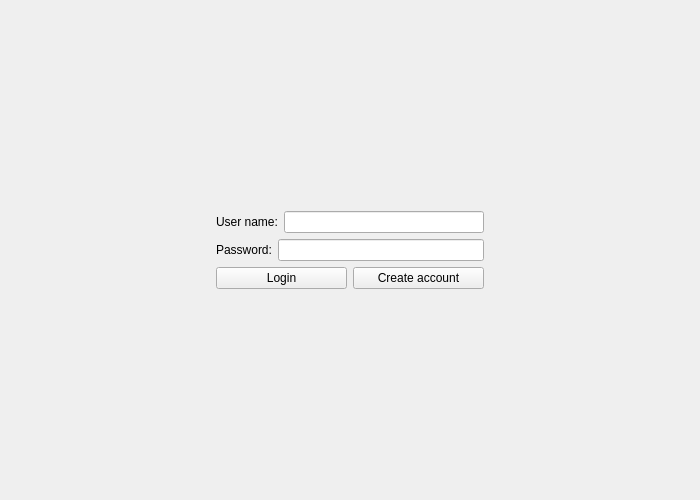
<?xml version="1.0" encoding="UTF-8"?>
<ui version="4.0">
 <class>LoginWindow</class>
 <widget class="QWidget" name="LoginWindow">
  <property name="geometry">
   <rect>
    <x>0</x>
    <y>0</y>
    <width>700</width>
    <height>500</height>
   </rect>
  </property>
  <property name="windowTitle">
   <string>test</string>
  </property>
  <property name="accessibleName">
   <string/>
  </property>
  <property name="windowFilePath">
   <string/>
  </property>
  <layout class="QGridLayout" name="gridLayout">
   <item row="1" column="3">
    <spacer name="horizontalSpacer_2">
     <property name="orientation">
      <enum>Qt::Horizontal</enum>
     </property>
     <property name="sizeHint" stdset="0">
      <size>
       <width>184</width>
       <height>20</height>
      </size>
     </property>
    </spacer>
   </item>
   <item row="0" column="2">
    <spacer name="verticalSpacer">
     <property name="orientation">
      <enum>Qt::Vertical</enum>
     </property>
     <property name="sizeHint" stdset="0">
      <size>
       <width>20</width>
       <height>175</height>
      </size>
     </property>
    </spacer>
   </item>
   <item row="2" column="2">
    <spacer name="verticalSpacer_2">
     <property name="orientation">
      <enum>Qt::Vertical</enum>
     </property>
     <property name="sizeHint" stdset="0">
      <size>
       <width>20</width>
       <height>175</height>
      </size>
     </property>
    </spacer>
   </item>
   <item row="1" column="0">
    <spacer name="horizontalSpacer">
     <property name="orientation">
      <enum>Qt::Horizontal</enum>
     </property>
     <property name="sizeHint" stdset="0">
      <size>
       <width>185</width>
       <height>20</height>
      </size>
     </property>
    </spacer>
   </item>
   <item row="1" column="2">
    <layout class="QVBoxLayout" name="verticalLayout_2">
     <item>
      <layout class="QHBoxLayout" name="horizontalLayout_4">
       <item>
        <widget class="QLabel" name="label_4">
         <property name="text">
          <string>User name:</string>
         </property>
        </widget>
       </item>
       <item>
        <widget class="QLineEdit" name="lineEdit_5">
         <property name="minimumSize">
          <size>
           <width>200</width>
           <height>0</height>
          </size>
         </property>
         <property name="text">
          <string/>
         </property>
        </widget>
       </item>
      </layout>
     </item>
     <item>
      <layout class="QHBoxLayout" name="horizontalLayout_3">
       <item>
        <widget class="QLabel" name="label_5">
         <property name="text">
          <string>Password:</string>
         </property>
        </widget>
       </item>
       <item>
        <widget class="QLineEdit" name="lineEdit_4">
         <property name="minimumSize">
          <size>
           <width>200</width>
           <height>0</height>
          </size>
         </property>
         <property name="text">
          <string/>
         </property>
         <property name="echoMode">
          <enum>QLineEdit::Password</enum>
         </property>
        </widget>
       </item>
      </layout>
     </item>
     <item>
      <layout class="QHBoxLayout" name="horizontalLayout_2">
       <item>
        <widget class="QPushButton" name="pushButton_2">
         <property name="text">
          <string>Login</string>
         </property>
        </widget>
       </item>
       <item>
        <widget class="QPushButton" name="pushButton">
         <property name="text">
          <string>Create account</string>
         </property>
        </widget>
       </item>
      </layout>
     </item>
    </layout>
   </item>
  </layout>
 </widget>
 <resources/>
 <connections/>
</ui>
